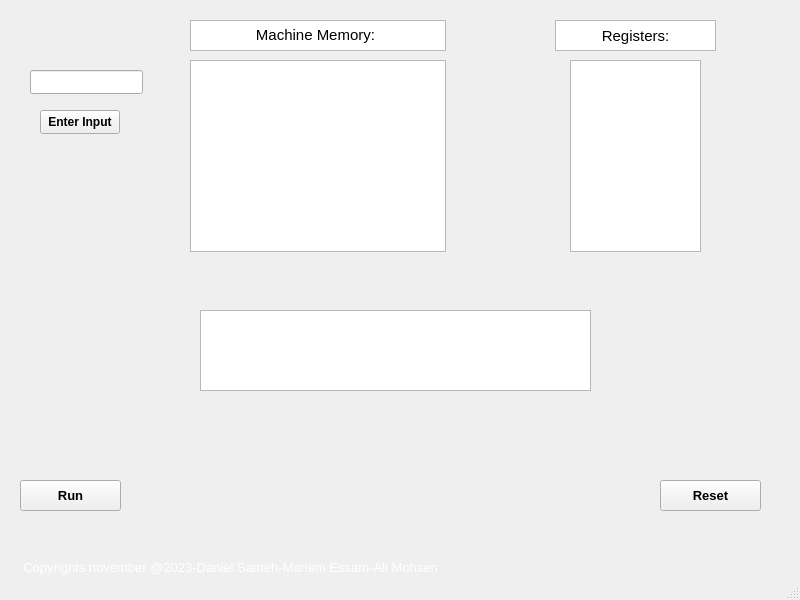
<?xml version="1.0" encoding="UTF-8"?>
<ui version="4.0">
 <class>MainWindow</class>
 <widget class="QMainWindow" name="MainWindow">
  <property name="geometry">
   <rect>
    <x>0</x>
    <y>0</y>
    <width>800</width>
    <height>600</height>
   </rect>
  </property>
  <property name="windowTitle">
   <string>MainWindow</string>
  </property>
  <widget class="QWidget" name="centralwidget">
   <widget class="QLineEdit" name="lineEdit">
    <property name="geometry">
     <rect>
      <x>30</x>
      <y>70</y>
      <width>113</width>
      <height>24</height>
     </rect>
    </property>
   </widget>
   <widget class="QPushButton" name="pushButton">
    <property name="geometry">
     <rect>
      <x>40</x>
      <y>110</y>
      <width>80</width>
      <height>24</height>
     </rect>
    </property>
    <property name="font">
     <font>
      <bold>true</bold>
     </font>
    </property>
    <property name="text">
     <string>Enter Input</string>
    </property>
   </widget>
   <widget class="QTableView" name="tableView">
    <property name="geometry">
     <rect>
      <x>190</x>
      <y>60</y>
      <width>256</width>
      <height>192</height>
     </rect>
    </property>
    <property name="font">
     <font>
      <family>Courier New</family>
      <bold>true</bold>
     </font>
    </property>
    <property name="editTriggers">
     <set>QAbstractItemView::NoEditTriggers</set>
    </property>
   </widget>
   <widget class="QGraphicsView" name="graphicsView">
    <property name="geometry">
     <rect>
      <x>190</x>
      <y>20</y>
      <width>256</width>
      <height>31</height>
     </rect>
    </property>
    <property name="autoFillBackground">
     <bool>false</bool>
    </property>
    <property name="frameShape">
     <enum>QFrame::StyledPanel</enum>
    </property>
    <property name="backgroundBrush">
     <brush brushstyle="NoBrush">
      <color alpha="255">
       <red>0</red>
       <green>0</green>
       <blue>83</blue>
      </color>
     </brush>
    </property>
    <property name="foregroundBrush">
     <brush brushstyle="NoBrush">
      <color alpha="255">
       <red>131</red>
       <green>191</green>
       <blue>255</blue>
      </color>
     </brush>
    </property>
   </widget>
   <widget class="QLabel" name="label">
    <property name="geometry">
     <rect>
      <x>210</x>
      <y>19</y>
      <width>211</width>
      <height>31</height>
     </rect>
    </property>
    <property name="font">
     <font>
      <family>Tahoma</family>
      <pointsize>11</pointsize>
     </font>
    </property>
    <property name="text">
     <string>Machine Memory:</string>
    </property>
    <property name="alignment">
     <set>Qt::AlignCenter</set>
    </property>
   </widget>
   <widget class="QTableView" name="tableView2">
    <property name="geometry">
     <rect>
      <x>570</x>
      <y>60</y>
      <width>131</width>
      <height>192</height>
     </rect>
    </property>
    <property name="font">
     <font>
      <family>Courier New</family>
      <bold>true</bold>
     </font>
    </property>
    <property name="editTriggers">
     <set>QAbstractItemView::NoEditTriggers</set>
    </property>
   </widget>
   <widget class="QPushButton" name="pushButton_2">
    <property name="geometry">
     <rect>
      <x>660</x>
      <y>480</y>
      <width>101</width>
      <height>31</height>
     </rect>
    </property>
    <property name="font">
     <font>
      <pointsize>10</pointsize>
      <bold>true</bold>
     </font>
    </property>
    <property name="text">
     <string>Reset</string>
    </property>
   </widget>
   <widget class="QGraphicsView" name="graphicsView_2">
    <property name="geometry">
     <rect>
      <x>555</x>
      <y>20</y>
      <width>161</width>
      <height>31</height>
     </rect>
    </property>
    <property name="autoFillBackground">
     <bool>false</bool>
    </property>
    <property name="frameShape">
     <enum>QFrame::StyledPanel</enum>
    </property>
    <property name="backgroundBrush">
     <brush brushstyle="NoBrush">
      <color alpha="255">
       <red>0</red>
       <green>0</green>
       <blue>83</blue>
      </color>
     </brush>
    </property>
    <property name="foregroundBrush">
     <brush brushstyle="NoBrush">
      <color alpha="255">
       <red>131</red>
       <green>191</green>
       <blue>255</blue>
      </color>
     </brush>
    </property>
   </widget>
   <widget class="QLabel" name="label_2">
    <property name="geometry">
     <rect>
      <x>550</x>
      <y>20</y>
      <width>171</width>
      <height>31</height>
     </rect>
    </property>
    <property name="font">
     <font>
      <family>Tahoma</family>
      <pointsize>11</pointsize>
     </font>
    </property>
    <property name="text">
     <string>Registers:</string>
    </property>
    <property name="alignment">
     <set>Qt::AlignCenter</set>
    </property>
   </widget>
   <widget class="QPushButton" name="pushButton_3">
    <property name="geometry">
     <rect>
      <x>20</x>
      <y>480</y>
      <width>101</width>
      <height>31</height>
     </rect>
    </property>
    <property name="font">
     <font>
      <pointsize>10</pointsize>
      <bold>true</bold>
     </font>
    </property>
    <property name="text">
     <string>Run</string>
    </property>
   </widget>
   <widget class="QLabel" name="label_3">
    <property name="geometry">
     <rect>
      <x>10</x>
      <y>560</y>
      <width>441</width>
      <height>16</height>
     </rect>
    </property>
    <property name="text">
     <string>&lt;html&gt;&lt;head/&gt;&lt;body&gt;&lt;p align=&quot;center&quot;&gt;&lt;span style=&quot; font-size:10pt; color:#ffffff;&quot;&gt;Copyrights november @2023-Daniel Sameh-Mariem Essam-Ali Mohsen&lt;/span&gt;&lt;/p&gt;&lt;/body&gt;&lt;/html&gt;</string>
    </property>
   </widget>
   <widget class="QTableView" name="tableView3">
    <property name="geometry">
     <rect>
      <x>200</x>
      <y>310</y>
      <width>391</width>
      <height>81</height>
     </rect>
    </property>
    <property name="sizePolicy">
     <sizepolicy hsizetype="Expanding" vsizetype="Expanding">
      <horstretch>0</horstretch>
      <verstretch>0</verstretch>
     </sizepolicy>
    </property>
    <property name="font">
     <font>
      <family>Tahoma</family>
     </font>
    </property>
    <property name="verticalScrollBarPolicy">
     <enum>Qt::ScrollBarAsNeeded</enum>
    </property>
    <property name="sizeAdjustPolicy">
     <enum>QAbstractScrollArea::AdjustToContents</enum>
    </property>
   </widget>
  </widget>
  <widget class="QMenuBar" name="menubar">
   <property name="geometry">
    <rect>
     <x>0</x>
     <y>0</y>
     <width>800</width>
     <height>21</height>
    </rect>
   </property>
  </widget>
  <widget class="QStatusBar" name="statusbar"/>
 </widget>
 <resources/>
 <connections/>
</ui>
